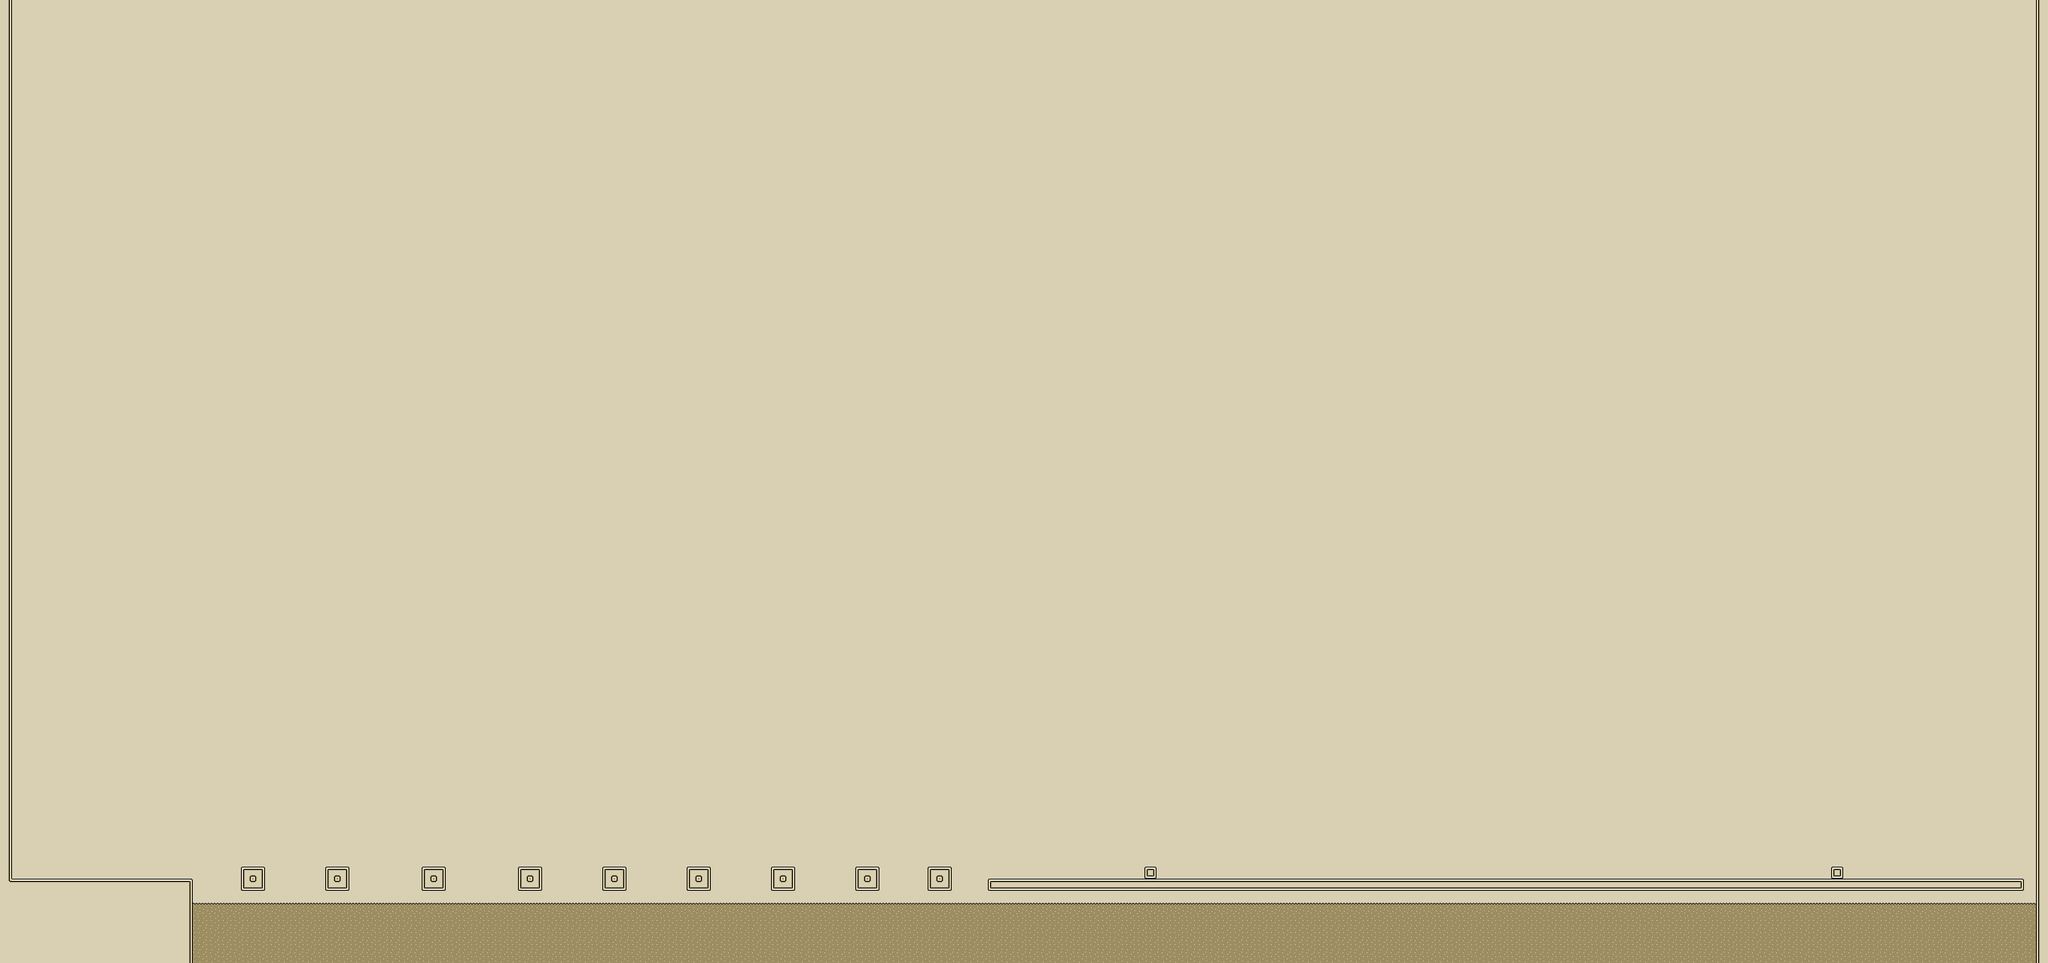

Tiled map render using the project's own tile images. Description and the map definition, with tile-layer contents summarised, below:
An orthogonal 170x80 tile map with 16x16 px tiles, 3 tile layers (Background, Floor, Danger) and 38 objects.

<map version="1.0" orientation="orthogonal" renderorder="right-down" width="170" height="80" tilewidth="16" tileheight="16" nextobjectid="183">
 <tileset firstgid="1" name="tileset" tilewidth="16" tileheight="16">
  <image source="tileset.png" width="176" height="192" />
  <tile id="0">
   <properties>
    <property name="blockable" value="" />
   </properties>
  </tile>
  <tile id="1">
   <properties>
    <property name="blockable" value="" />
   </properties>
  </tile>
  <tile id="2">
   <properties>
    <property name="blockable" value="" />
   </properties>
  </tile>
  <tile id="3">
   <properties>
    <property name="blockable" value="" />
   </properties>
  </tile>
  <tile id="4">
   <properties>
    <property name="blockable" value="" />
   </properties>
  </tile>
  <tile id="5">
   <properties>
    <property name="blockable" value="" />
   </properties>
  </tile>
  <tile id="11">
   <properties>
    <property name="blockable" value="" />
   </properties>
  </tile>
  <tile id="12">
   <properties>
    <property name="blockable" value="" />
   </properties>
  </tile>
  <tile id="13">
   <properties>
    <property name="blockable" value="" />
   </properties>
  </tile>
  <tile id="14">
   <properties>
    <property name="blockable" value="" />
   </properties>
  </tile>
  <tile id="15">
   <properties>
    <property name="blockable" value="" />
   </properties>
  </tile>
  <tile id="16">
   <properties>
    <property name="blockable" value="" />
   </properties>
  </tile>
  <tile id="22">
   <properties>
    <property name="blockable" value="" />
   </properties>
  </tile>
  <tile id="24">
   <properties>
    <property name="blockable" value="" />
   </properties>
  </tile>
  <tile id="25">
   <properties>
    <property name="blockable" value="" />
   </properties>
  </tile>
  <tile id="26">
   <properties>
    <property name="blockable" value="" />
   </properties>
  </tile>
  <tile id="27">
   <properties>
    <property name="blockable" value="" />
   </properties>
  </tile>
  <tile id="33">
   <properties>
    <property name="blockable" value="" />
   </properties>
  </tile>
  <tile id="34">
   <properties>
    <property name="blockable" value="" />
   </properties>
  </tile>
  <tile id="35">
   <properties>
    <property name="blockable" value="" />
   </properties>
  </tile>
  <tile id="36">
   <properties>
    <property name="blockable" value="" />
   </properties>
  </tile>
  <tile id="37">
   <properties>
    <property name="blockable" value="" />
   </properties>
  </tile>
  <tile id="38">
   <properties>
    <property name="blockable" value="" />
   </properties>
  </tile>
  <tile id="53">
   <properties>
    <property name="blockable" value="" />
   </properties>
  </tile>
  <tile id="54">
   <properties>
    <property name="blockable" value="" />
   </properties>
  </tile>
  <tile id="55">
   <properties>
    <property name="blockable" value="" />
   </properties>
  </tile>
  <tile id="56">
   <properties>
    <property name="blockable" value="" />
   </properties>
  </tile>
  <tile id="57">
   <properties>
    <property name="blockable" value="" />
   </properties>
  </tile>
  <tile id="58">
   <properties>
    <property name="blockable" value="" />
   </properties>
  </tile>
  <tile id="59">
   <properties>
    <property name="blockable" value="" />
   </properties>
  </tile>
  <tile id="60">
   <properties>
    <property name="blockable" value="" />
   </properties>
  </tile>
  <tile id="61">
   <properties>
    <property name="blockable" value="" />
   </properties>
  </tile>
  <tile id="62">
   <properties>
    <property name="blockable" value="" />
   </properties>
  </tile>
  <tile id="64">
   <properties>
    <property name="blockable" value="" />
   </properties>
  </tile>
  <tile id="65">
   <properties>
    <property name="blockable" value="" />
   </properties>
  </tile>
  <tile id="66">
   <properties>
    <property name="blockable" value="" />
   </properties>
  </tile>
  <tile id="67">
   <properties>
    <property name="blockable" value="" />
   </properties>
  </tile>
  <tile id="68">
   <properties>
    <property name="blockable" value="" />
   </properties>
  </tile>
  <tile id="69">
   <properties>
    <property name="blockable" value="" />
   </properties>
  </tile>
  <tile id="70">
   <properties>
    <property name="blockable" value="" />
   </properties>
  </tile>
  <tile id="71">
   <properties>
    <property name="blockable" value="" />
   </properties>
  </tile>
  <tile id="72">
   <properties>
    <property name="blockable" value="" />
   </properties>
  </tile>
  <tile id="73">
   <properties>
    <property name="blockable" value="" />
   </properties>
  </tile>
  <tile id="75">
   <properties>
    <property name="blockable" value="" />
   </properties>
  </tile>
  <tile id="76">
   <properties>
    <property name="blockable" value="" />
   </properties>
  </tile>
  <tile id="77">
   <properties>
    <property name="blockable" value="" />
   </properties>
  </tile>
  <tile id="78">
   <properties>
    <property name="blockable" value="" />
   </properties>
  </tile>
  <tile id="79">
   <properties>
    <property name="blockable" value="" />
   </properties>
  </tile>
  <tile id="80">
   <properties>
    <property name="blockable" value="" />
   </properties>
  </tile>
  <tile id="81">
   <properties>
    <property name="blockable" value="" />
   </properties>
  </tile>
  <tile id="82">
   <properties>
    <property name="blockable" value="" />
   </properties>
  </tile>
  <tile id="83">
   <properties>
    <property name="blockable" value="" />
   </properties>
  </tile>
  <tile id="84">
   <properties>
    <property name="blockable" value="" />
   </properties>
  </tile>
  <tile id="86">
   <properties>
    <property name="blockable" value="" />
   </properties>
  </tile>
  <tile id="87">
   <properties>
    <property name="blockable" value="" />
   </properties>
  </tile>
  <tile id="88">
   <properties>
    <property name="blockable" value="" />
   </properties>
  </tile>
  <tile id="89">
   <properties>
    <property name="blockable" value="" />
   </properties>
  </tile>
  <tile id="90">
   <properties>
    <property name="blockable" value="" />
   </properties>
  </tile>
  <tile id="91">
   <properties>
    <property name="blockable" value="" />
   </properties>
  </tile>
  <tile id="92">
   <properties>
    <property name="blockable" value="" />
   </properties>
  </tile>
  <tile id="93">
   <properties>
    <property name="blockable" value="" />
   </properties>
  </tile>
  <tile id="94">
   <properties>
    <property name="blockable" value="" />
   </properties>
  </tile>
  <tile id="95">
   <properties>
    <property name="blockable" value="" />
   </properties>
  </tile>
  <tile id="97">
   <properties>
    <property name="blockable" value="" />
   </properties>
  </tile>
  <tile id="98">
   <properties>
    <property name="blockable" value="" />
   </properties>
  </tile>
  <tile id="99">
   <properties>
    <property name="blockable" value="" />
   </properties>
  </tile>
  <tile id="100">
   <properties>
    <property name="blockable" value="" />
   </properties>
  </tile>
  <tile id="101">
   <properties>
    <property name="blockable" value="" />
   </properties>
  </tile>
  <tile id="102">
   <properties>
    <property name="blockable" value="" />
   </properties>
  </tile>
  <tile id="103">
   <properties>
    <property name="blockable" value="" />
   </properties>
  </tile>
  <tile id="104">
   <properties>
    <property name="blockable" value="" />
   </properties>
  </tile>
  <tile id="105">
   <properties>
    <property name="blockable" value="" />
   </properties>
  </tile>
  <tile id="106">
   <properties>
    <property name="blockable" value="" />
   </properties>
  </tile>
  <tile id="108">
   <properties>
    <property name="blockable" value="" />
   </properties>
  </tile>
  <tile id="109">
   <properties>
    <property name="blockable" value="" />
   </properties>
  </tile>
  <tile id="115">
   <properties>
    <property name="blockable" value="" />
   </properties>
  </tile>
  <tile id="116">
   <properties>
    <property name="blockable" value="" />
   </properties>
  </tile>
  <tile id="117">
   <properties>
    <property name="blockable" value="" />
   </properties>
  </tile>
  <tile id="118">
   <properties>
    <property name="blockable" value="" />
   </properties>
  </tile>
  <tile id="119">
   <properties>
    <property name="blockable" value="" />
   </properties>
  </tile>
  <tile id="120">
   <properties>
    <property name="blockable" value="" />
   </properties>
  </tile>
  <tile id="122">
   <properties>
    <property name="blockable" value="" />
   </properties>
  </tile>
  <tile id="123">
   <properties>
    <property name="blockable" value="" />
   </properties>
  </tile>
  <tile id="124">
   <properties>
    <property name="blockable" value="" />
   </properties>
  </tile>
  <tile id="125">
   <properties>
    <property name="blockable" value="" />
   </properties>
  </tile>
 </tileset>
 <layer name="Background" width="170" height="80">
  <data>[13600 cells, 13600 non-empty, 1 distinct tile ids]</data>
 </layer>
 <layer name="Floor" width="170" height="80">
  <data>[13600 cells, 299 non-empty, 13 distinct tile ids]</data>
 </layer>
 <objectgroup name="Diamond">
  <object id="121" x="1806" y="1068" width="14" height="16" />
  <object id="123" x="1805" y="1091" width="14" height="16" />
  <object id="124" x="1805" y="1118" width="14" height="16" />
  <object id="125" x="1804" y="1143" width="14" height="16" />
  <object id="126" x="1831" y="1142" width="14" height="16" />
  <object id="127" x="1856" y="1141" width="14" height="16" />
  <object id="128" x="1909" y="1069" width="14" height="16" />
  <object id="131" x="1909" y="1115" width="14" height="16" />
  <object id="132" x="1909" y="1093" width="14" height="16" />
  <object id="133" x="1910" y="1140" width="14" height="16" />
  <object id="134" x="1961" y="1067" width="14" height="16" />
  <object id="135" x="1935" y="1068" width="14" height="16" />
  <object id="136" x="1984" y="1068" width="14" height="16" />
  <object id="137" x="1984" y="1090" width="14" height="16" />
  <object id="138" x="1960" y="1100" width="14" height="16" />
  <object id="139" x="1934" y="1101" width="14" height="16" />
  <object id="140" x="2030" y="1069" width="14" height="16" />
  <object id="141" x="2030" y="1091" width="14" height="16" />
  <object id="142" x="2030" y="1115" width="14" height="16" />
  <object id="143" x="2031" y="1143" width="14" height="16" />
  <object id="144" x="2061" y="1143" width="14" height="16" />
  <object id="145" x="2095" y="1143" width="14" height="16" />
  <object id="146" x="2093" y="1117" width="14" height="16" />
  <object id="147" x="2092" y="1092" width="14" height="16" />
  <object id="148" x="2092" y="1068" width="14" height="16" />
  <object id="149" x="2061" y="1069" width="14" height="16" />
  <object id="173" x="2127.5" y="1141.5" width="14" height="16" />
  <object id="174" x="2189.5" y="1115.5" width="14" height="16" />
  <object id="175" x="2157.5" y="1141.5" width="14" height="16" />
  <object id="176" x="2126.5" y="1067.5" width="14" height="16" />
  <object id="177" x="2188.5" y="1066.5" width="14" height="16" />
  <object id="178" x="2188.5" y="1090.5" width="14" height="16" />
  <object id="179" x="2157.5" y="1067.5" width="14" height="16" />
  <object id="180" x="2191.5" y="1141.5" width="14" height="16" />
  <object id="181" x="2126.5" y="1113.5" width="14" height="16" />
  <object id="182" x="2126.5" y="1089.5" width="14" height="16" />
 </objectgroup>
 <objectgroup name="Key">
  <object id="171" x="810" y="1123" width="13" height="12" />
 </objectgroup>
 <objectgroup name="Exit">
  <object id="172" x="2615" y="1120" width="32" height="48" />
 </objectgroup>
 <layer name="Danger" width="170" height="80">
  <data>[13600 cells, 765 non-empty, 2 distinct tile ids]</data>
 </layer>
</map>
